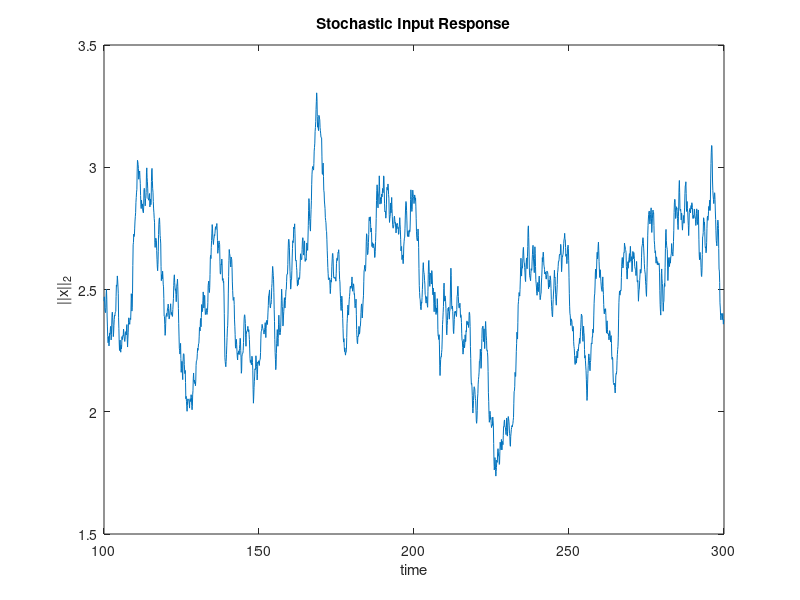
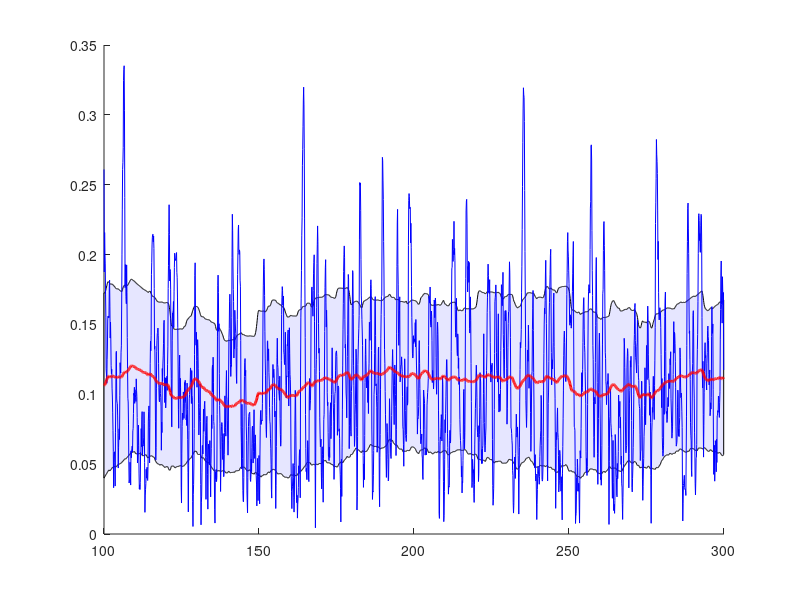

MATLAB code for these plots, in order: (Note: this script raises an error after producing the figures.)
clear; clc; close all

rng(42);
n = 70;
I = eye(n);

% S = [ 0  -.1  0 ;
%       .1   0 -1;
%       0  1  0 ];
S = randn(n);
S = 0.5 * (S - S'); % Ensure skew-symmetry
Sigma_w = 0.2 * I;
Sigma = I;
A = (-1/2 * Sigma_w + S) / Sigma;

ev = eig(A);
fprintf('max real part = %.4g\n', max(real(ev)));

% Simulation parameters
n_time = 2e3; %1e4; % Simulation time steps
transient_length = 1e3;
tr = 0.1; % Sampling period
t = 0 : tr : (n_time + transient_length - 1) * tr;

%% SIMULATE W/STOCHASTIC INPUT
sys = ss(A, eye(n), eye(n), zeros(n));
w = mvnrnd(zeros(1, n), Sigma_w, length(t)); % Generate noise input
y_stoch = lsim(sys, w, t); % Simulate LTI response to noise
y_stoch = y_stoch(transient_length + 1:end,:); % Remove transient

% Plot the norm of the state vector
figure, plot(t(transient_length + 1:end), vecnorm(y_stoch, 2, 2))
xlabel('time'); ylabel('||x||_2');
title('Stochastic Input Response')

% Animate state vector evolution
% animate3(y_stoch)

% State evolution in 2D/3D after PCA
% [coeff, score, latent, tsquared, explained, mu] = pca(y_sim);
% y_reduced3 = score(:, 1:3); animate3(y_reduced3)
% y_reduced2 = score(:, 1:2); animate2(y_reduced2)

%% SYNCHRONIZATION
% Filter to narrow band
fpass = [0.1, 1.0];
fs = 1 / tr;
[b, a] = butter(4, fpass / (fs / 2), 'bandpass'); % 4th-order Butterworth filter
y_filt = filtfilt(b, a, y_stoch);
z = hilbert(y_filt);
phi = angle(z);

% figure, axis equal
% theta = linspace(0, 2*pi, 100);
% for k = 1:size(phi, 1)
%     cla
%     Rvec = mean(exp(1i*phi(k,:)));
%     plot(cos(theta), sin(theta), 'k--'), hold on
%     quiver(zeros(1,n), zeros(1,n), cos(phi(k,:)), sin(phi(k,:)), 0, 'b-')
%     hold on
%     quiver(0, 0, real(Rvec), imag(Rvec), 0, 'r', 'LineWidth', 2)
%     title(sprintf('t = %.2f, |R| = %.2f', t(k), abs(Rvec)))
%     drawnow, pause(.1)
% end

t_steady = t(transient_length + 1:end);
R = abs(mean(exp(1i*phi(:,:)), 2));
x = t_steady(:);
r = R(:);
win_sec = 30;
dt = x(2)-x(1);
w = max(1, round(win_sec / dt));
mu = movmean(r, w);       % centered moving mean
s  = movstd (r, w, 0);    % centered moving std (sample std)

figure, hold on
fill([x; flipud(x)], [mu+s; flipud(mu-s)], [0.9 0.9 1])
plot(x, r, 'b'), plot(x, mu, 'r-', 'LineWidth', 2)
yline(mean(r), 'k--', 'LineWidth', 2)                      
xlabel('Time (s)'); ylabel('R(t)'); title('Moving mean ± moving std')

%% SIMULATE AUTONOMOUS
x0 = 2 * ones(n,1);  % initial condition
options = odeset('RelTol', 1e-8, 'AbsTol', 1e-10);
[t_aut, y_aut] = ode45(@(t,x) A*x, t, x0, options);

% Plot the norm of the state vector
figure, plot(t_aut, vecnorm(y_aut, 2, 2))
xlabel('time'); ylabel('||x||_2');
title('Autonomous response (ode45)')

% Animate state vector evolution
% animate3(y_aut)

%% COVARIANCE MATRIX
% Max lag has to be inferior to total simulation time (in transient)
% because otherwise there wouldn't be enough data points to form the lagged
% pair. If I choose maxLag > length(t) then I have empty plot.
maxLag = 400;  % number of lags to evaluate
lags = (0:maxLag) * tr;

% Theoretical covariance
Sigma_tau = @(tau) expm(A * tau) * Sigma;
stds_th = sqrt(diag(Sigma));
normMat_th = stds_th * stds_th.';
Sigma_th = nan(n,n,numel(lags));
for k = 1:numel(lags)
    tau = lags(k);
    Sigma_th(:,:,k) = Sigma_tau(tau) ./ normMat_th; % Pearson correlation
end

% Empirical covariance
Sigma_emp0 = (y_stoch' * y_stoch) / size(y_stoch,1);
stds_emp = sqrt(diag(Sigma_emp0));
normMat_emp = stds_emp * stds_emp';
Sigma_emp = nan(n,n,numel(lags));
for k = 0:maxLag
    X = y_stoch(1:end-k, :);
    X_lag = y_stoch(1+k:end, :);
    Sigma_emp(:,:,k+1) = (X_lag' * X) / (size(y_stoch, 1) - k) ./ normMat_emp;
end

% Extend to negative lags based on property C_ij(-tau) = C_ji(tau)
lags_full = [-fliplr(lags(2:end)), lags]; % Symmetric lag vector
Sigma_th_full = nan(n,n,numel(lags_full));
Sigma_emp_full = nan(n,n,numel(lags_full));
for i = 1:n
    for j = 1:n
        Cth_pos = squeeze(Sigma_th(i,j,:));
        Cth_neg = squeeze(Sigma_th(j,i,2:end));
        Sigma_th_full(i,j,:) = [flipud(Cth_neg); Cth_pos];

        Cemp_pos = squeeze(Sigma_emp(i,j,:));
        Cemp_neg = squeeze(Sigma_emp(j,i,2:end));
        Sigma_emp_full(i,j,:) = [flipud(Cemp_neg); Cemp_pos];
    end
end

figure;
for i = 1:n
    for j = 1:n
        subplot(n,n,(i-1)*n+j);
        plot(lags_full, squeeze(Sigma_th_full(i,j,:)),'r-'); hold on;
        plot(lags_full, squeeze(Sigma_emp_full(i,j,:)),'b--');
        title(sprintf('\\Sigma_{%d%d}(\\tau)',i,j));
        xlabel('\tau'); grid on;
        if i==1 && j==1
            legend('Theory','Empirical');
        end
    end
end
sgtitle('Auto/Cross-Covariance');

figure;
for i = 1:n
    for j = 1:n
        subplot(n,n,(i-1)*n+j);
        Cth = squeeze(Sigma_th_full(i,j,:));
        Cth_sym = 0.5 * (Cth + flipud(Cth));
        Cth_asym = 0.5 * (Cth - flipud(Cth));
        Cemp = squeeze(Sigma_emp_full(i,j,:));
        Cemp_sym = 0.5 * (Cemp + flipud(Cemp));
        Cemp_asym = 0.5 * (Cemp - flipud(Cemp));

        plot(lags_full, Cth_sym, 'r-', 'LineWidth', 1.2); hold on;
        plot(lags_full, Cth_asym, 'b-', 'LineWidth', 1.2);
        plot(lags_full, Cemp_sym, 'r--');
        plot(lags_full, Cemp_asym, 'b--');
        title(sprintf('Sym/Asym C_{%d%d}(\\tau)', i, j));
        xlabel('\tau'); grid on;
        if i==1 && j==1
            legend('Sym (th)','Asym (th)','Sym (emp)','Asym (emp)');
        end
    end
end
sgtitle('Symmetric (Even) vs Asymmetric (Odd) Covariance Components');

% for k = transient_length:(n_time + transient_length - 1)
%     imshow(Ctens(:,:,k), [], 'InitialMagnification', 'fit')
%     title(sprintf('Time-Lagged Covariance \\Sigma(\\tau) at lag \\tau = %.2f', t(k)));
%     drawnow
%     pause(0.01)
% end

%% PSD MATRIX
Fs = 1 / tr;
% FFT algorithm faster with power of 2
Nfft = 2^nextpow2(maxLag + 1);
freqs = Fs * (0:(Nfft/2)) / Nfft;
omega = 2 * pi * freqs;

% Theoretical PSD
Phi_th = nan(n,n,length(freqs));
for k = 1:length(freqs)
    H = 1i * omega(k) * eye(n) - A;
    H_inv = inv(H);
    Phi_th(:,:,k) = H_inv * Sigma_w * (H_inv)';
end

% Empirical PSD
window = hamming(256);
noverlap = 128;
Phi_emp = nan(n, n, Nfft/2+1);
for i = 1:n
    for j = 1:n
        Pij = cpsd(y_stoch(:,i), y_stoch(:,j), window, noverlap, Nfft, Fs);
        Phi_emp(i,j,:) = Pij;  % Complex cross-spectrum
    end
end

figure;
for i = 1:n
    for j = 1:n
        subplot(n,n,(i-1)*n+j);
        plot(omega, abs(squeeze(Phi_th(i,j,:))),'r-'); hold on;
        plot(omega, abs(squeeze(Phi_emp(i,j,:))),'b--');
        title(sprintf('\\Phi_{%d%d}(\\omega)',i,j));
        xlabel('\omega'); grid on;
        if i==1 && j==1
            legend('Theory','Empirical');
        end
    end
end
sgtitle('Cross-Spectral Density Magnitude');

figure;
for i = 1:n
    for j = 1:n
        subplot(n,n,(i-1)*n + j);
        plot(omega, unwrap(angle(squeeze(Phi_th(i,j,:)))),'r-'); hold on;
        plot(omega, unwrap(angle(squeeze(Phi_emp(i,j,:)))),'b--');
        title(sprintf('Phase of \\Phi_{%d%d}(\\omega)', i, j));
        xlabel('\omega'); grid on;
        if i==1 && j==1
            legend('Theory','Empirical');
        end
    end
end
sgtitle('Cross-Spectral Density Phase');

figure;
for i = 1:n
    for j = 1:n
        subplot(n,n,(i-1)*n+j);
        co_th = real(squeeze(Phi_th(i,j,:)));
        quad_th = imag(squeeze(Phi_th(i,j,:)));
        co_emp = real(squeeze(Phi_emp(i,j,:)));
        quad_emp = imag(squeeze(Phi_emp(i,j,:)));

        plot(omega, co_th, 'r-', 'LineWidth', 1.2); hold on;
        plot(omega, quad_th, 'b-', 'LineWidth', 1.2);
        plot(omega, co_emp, 'r--', 'LineWidth', 1);
        plot(omega, quad_emp, 'b--', 'LineWidth', 1);
        title(sprintf('Co/Quad Spectrum \\Phi_{%d%d}(\\omega)', i, j));
        xlabel('\omega'); grid on;
        if i==1 && j==1
            legend('Co-spectrum (theory)','Quad (theory)','Co-spectrum (emp)','Quad (emp)');
        end
    end
end
sgtitle('Co- and Quadrature Spectra');

%% FUNCTIONS
function animate3(data)
    figure; 
    h = animatedline('LineWidth', 1);
    axis([min(data(:,1)) max(data(:,1)) ...
          min(data(:,2)) max(data(:,2)) ...
          min(data(:,3)) max(data(:,3))]);
    grid on
    xlabel('PC_1'); ylabel('PC_2'); zlabel('PC_3');
    view(3)
    
    for i = 1:size(data, 1)
        addpoints(h, data(i, 1), data(i, 2), data(i, 3));
        drawnow
    end
end

function animate2(data)
    figure; 
    h = animatedline('LineWidth', 1);
    axis([min(data(:,1)) max(data(:,1)) ...
          min(data(:,2)) max(data(:,2))]);
    grid on
    xlabel('PC_1'); ylabel('PC_2');
    title('2D Trajectory Animation');
    
    for i = 1:size(data, 1)
        addpoints(h, data(i, 1), data(i, 2));
        drawnow
    end
end
